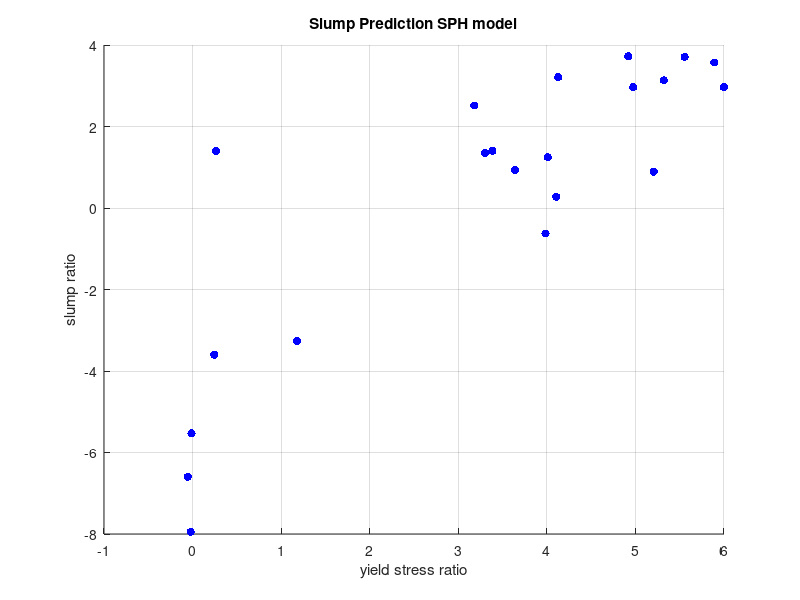
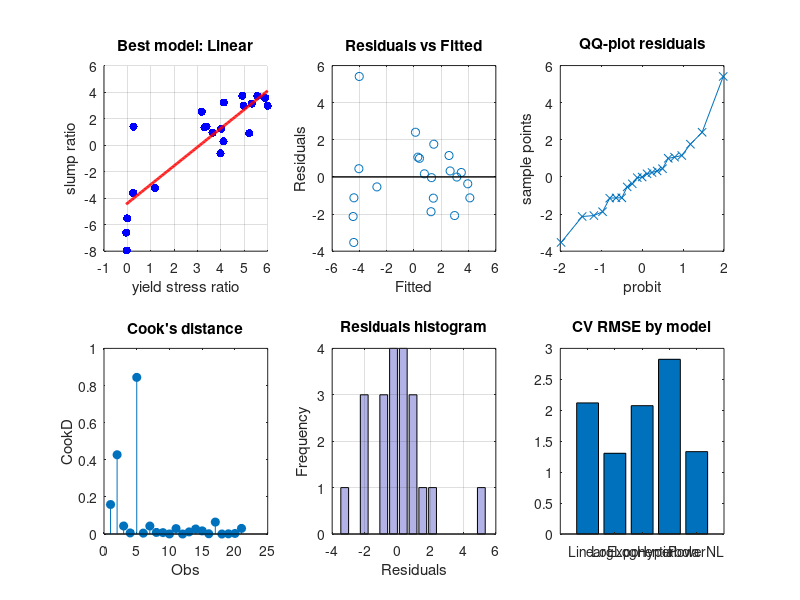

These figures' MATLAB source, in order:
function Regression()
% Regression
% Revised version of the regression script for yield stress vs Cv.
% Tests models: Linear, LogLog, Exponential, Hyperbola, PowerNL.
% Computes SSE, R2, AICc, BIC, bootstrap CI, k-fold CV RMSE and produces plots.
% Adds hypothesis tests and robust inference to support claims of association:
%   - t-test for slope = 0 (linearized when appropriate)
%   - parametric and bootstrap CIs for slope
%   - Pearson and Spearman correlation tests
%   - robust (sandwich) standard errors for linearized fit
%   - permutation test for slope (nonparametric)
% Also prints a concise summary table ready to paste into the thesis:
%   slope estimate | parametric CI | bootstrap CI | t(df) | p(beta=0) | p(beta=1) | Pearson r (p) | permutation p
%
% Usage:
% >> Regression

clear; clc; close all;
rng(0);

%% --- Settings
studyName = 'Slump Prediction SPH model';
xLabel = 'yield stress ratio';
yLabel = 'slump ratio';
alpha = 0.05;      % significance level
kfold = 5;         % folds for cross-validation
Bboot = 2000;      % bootstrap replicates for CIs
Bperm = 2000;      % permutation replicates for nonparametric test

%% --- Data (replace with file reading if preferred)
data = [ ...
-0.0539420624363028	-6.59580995439468
-0.0213574554151993	-7.94739513347386
-0.0128775610140182	-5.52977790834234
0.244505746166178	-3.59750062832853
0.2636403729715	1.39803269650024
1.17916871052176	-3.25658548024453
3.17955270647168	2.51551667923184
3.30073595694812	1.3448393537893
3.38540669575583	1.40233255889263
3.64082039762014	0.929617534244163
3.9852957717517	-0.625862433754349
4.01073829036707	1.24534984477969
4.105243288091	0.274604431658449
4.12800497371471	3.2134611921667
4.91747413682132	3.7205379921142
4.9744552866415	2.96825829655324
5.2062185248734	0.893447807555208
5.3218336778111	3.13221493190641
5.55473320492581	3.70686916455918
5.88871451007289	3.57008184144832
5.99843271295173	2.966988089421
];

x = data(:,1);
y = data(:,2);

% Remove NaN and invalid values
valid = isfinite(x) & isfinite(y);
x = x(valid); y = y(valid);

%% --- Initial visualization
figure('Name','Data overview','NumberTitle','off');
scatter(x,y,36,'b','filled');
xlabel(xLabel); ylabel(yLabel); title(studyName);
grid on;

%% --- Fit models and compute metrics
models = {'Linear','LogLog','Exponential','Hyperbola','PowerNL'};
res = struct();
n = numel(x);
SST = sum((y - mean(y)).^2);

% store linearized transforms for each model (if applicable)
modelTransforms = struct();

for i = 1:numel(models)
  name = models{i};
  Xtr = []; Ytr = [];
  switch name
    case 'Linear'
      % y = a*x + b
      p = polyfit(x, y, 1);
      yfit = polyval(p, x);
      params = p; % [slope, intercept]
      Xtr = x; Ytr = y;
      pCount = 2;
    case 'LogLog'
      % y = A * x^k  -> log y = log A + k log x
      if any(x<=0) || any(y<=0)
        yfit = NaN(size(y)); params = [NaN NaN]; Xtr=[]; Ytr=[]; pCount = 2;
      else
        Xtr = log(x); Ytr = log(y);
        q = polyfit(Xtr, Ytr, 1);
        A = exp(q(2)); k = q(1);
        yfit = A .* x.^k;
        params = [k, log(A)]; % [slope, logA]
        pCount = 2;
      end
    case 'Exponential'
      % y = a * exp(b*x) -> log y = log a + b x
      if any(y<=0)
        yfit = NaN(size(y)); params = [NaN NaN]; Xtr=[]; Ytr=[]; pCount = 2;
      else
        Xtr = x; Ytr = log(y);
        q = polyfit(Xtr, Ytr, 1);
        b = q(1); a = exp(q(2));
        yfit = a .* exp(b .* x);
        params = [b, log(a)]; % [slope b, log a]
        pCount = 2;
      end
    case 'Hyperbola'
      % y = a + b*(1/x)
      if any(x==0)
        yfit = NaN(size(y)); params = [NaN NaN]; Xtr=[]; Ytr=[]; pCount = 2;
      else
        Xtr = 1./x; Ytr = y;
        q = polyfit(Xtr, Ytr, 1);
        b = q(1); a = q(2);
        yfit = a + b .* (1./x);
        params = [b, a];
        pCount = 2;
      end
    case 'PowerNL'
      % y = A * x^k  (nonlinear fit via fminsearch on SSE)
      if any(x<=0)
        yfit = NaN(size(y)); params = [NaN NaN]; Xtr=[]; Ytr=[]; pCount = 2;
      else
        q = polyfit(log(x), log(y), 1);
        p0 = [exp(q(2)), q(1)]; % [A, k]
        sseFun = @(pp) sum((y - pp(1).*x.^pp(2)).^2);
        opts = optimset('MaxFunEvals',1e4,'MaxIter',5e3,'TolX',1e-8,'TolFun',1e-8,'Display','off');
        [popt, ~, ~] = fminsearch(sseFun, p0, opts);
        params = popt;
        yfit = popt(1) .* x.^popt(2);
        Xtr = log(x); Ytr = log(y); % for auxiliary inference
        pCount = 2;
      end
  end

  % store transforms for later use (if defined)
  modelTransforms.(name) = struct('Xtr', Xtr, 'Ytr', Ytr);

  % SSE, R2
  SSE = sum((y - yfit).^2);
  R2 = 1 - SSE / SST;

  % AIC, AICc, BIC
  if SSE <= 0 || ~isfinite(SSE)
    AIC = Inf; AICc = Inf; BIC = Inf;
  else
    AIC = n*log(SSE/n) + 2*pCount;
    if n - pCount - 1 > 0
      AICc = AIC + (2*pCount*(pCount+1)) / (n - pCount - 1);
    else
      AICc = Inf;
    end
    BIC = n*log(SSE/n) + pCount*log(n);
  end

  % Standard error and CI for linearizable models via linear regression on transformed variables
  SE_slope = NaN; CI_slope = [NaN NaN]; pval = NaN; reject = false; CV_slope = NaN;
  if ~isempty(Xtr) && ~isempty(Ytr) && numel(Xtr)==n
    q = polyfit(Xtr, Ytr, 1);
    Yhat_tr = polyval(q, Xtr);
    MSE = sum((Ytr - Yhat_tr).^2) / (n - 2);
    SE_slope = sqrt(MSE / sum((Xtr - mean(Xtr)).^2));
    CI_slope = q(1) + tinv([alpha/2, 1-alpha/2], n-2) * SE_slope;
    r = corr(Xtr, Ytr);
    tstat = r * sqrt((n-2)/(1-r^2));
    pval = 2 * (1 - tcdf(abs(tstat), n-2));
    reject = (pval < alpha);
    CV_slope = SE_slope / abs(q(1));
  end

  % k-fold CV RMSE (use fitfun handle that accepts xTrain,yTrain,xPred)
  cvRMSE = kfold_rmse(@(xtr,ytr,xp) fit_predict(name, xtr, ytr, xp), x, y, kfold);

  % store results
  res.(name) = struct('modelName', name, 'params', params, 'yfit', yfit, ...
    'SSE', SSE, 'R2', R2, 'AIC', AIC, 'AICc', AICc, 'BIC', BIC, ...
    'SE_slope', SE_slope, 'CI_slope', CI_slope, 'pval', pval, 'rejectH0', reject, ...
    'CV_slope', CV_slope, 'cvRMSE', cvRMSE);
  clear Xtr Ytr q;
end

%% --- Select best model (AICc + CV RMSE tie-breaker)
modelNames = fieldnames(res);
AICcvals = cellfun(@(n) res.(n).AICc, modelNames);
[~, sortedIdx] = sort(AICcvals);
topIdx = sortedIdx(1:min(2,numel(sortedIdx)));
% choose among top by cvRMSE
[~, bestRel] = min(cellfun(@(n) res.(n).cvRMSE, modelNames(topIdx)));
bestModel = modelNames{topIdx(bestRel)};
best = res.(bestModel);
res.best = best;

%% --- Bootstrap CI for best model parameters (residual bootstrap)
bootParams = bootstrap_params(x, y, bestModel, res.(bestModel).params, Bboot);
bootCI = prctile(bootParams, [2.5 97.5]);

%% --- Additional hypothesis tests and robust inference for association
% Reconstruct linearized transform for the chosen best model
tr = modelTransforms.(bestModel);
Xtr = tr.Xtr; Ytr = tr.Ytr;

% Initialize summary variables (NaN-safe)
slope_est = NaN; SE_slope = NaN; df_slope = NaN;
CI_slope_param = [NaN NaN]; p_slope0 = NaN; p_beta1 = NaN;
bootCI_slope = [NaN NaN];
r_p = NaN; p_p = NaN; r_s = NaN; p_s = NaN;
p_perm = NaN;

% A) Parametric t-test for slope = 0 (on linearized scale if applicable)
if ~isempty(Xtr) && ~isempty(Ytr) && numel(Xtr)==n
  q = polyfit(Xtr, Ytr, 1);
  slope_est = q(1);
  Yhat_tr = polyval(q, Xtr);
  df_slope = n - 2;
  MSE = sum((Ytr - Yhat_tr).^2) / df_slope;
  SE_slope = sqrt(MSE / sum((Xtr - mean(Xtr)).^2));
  tstat = slope_est / SE_slope;
  p_slope0 = 2 * (1 - tcdf(abs(tstat), df_slope));
  CI_slope_param = slope_est + tinv([alpha/2, 1-alpha/2], df_slope) * SE_slope;
  % test H0: slope = 1 (linearized scale)
  t_beta1 = (slope_est - 1) / SE_slope;
  p_beta1 = 2 * (1 - tcdf(abs(t_beta1), df_slope));
else
  % If no linearized transform available, attempt to extract slope for Linear model directly
  if strcmp(bestModel, 'Linear')
    p = res.(bestModel).params;
    slope_est = p(1);
    % compute SE via OLS on original scale
    Xmat = [ones(n,1), x];
    beta_hat = Xmat \ y;
    resid = y - Xmat*beta_hat;
    df_slope = n - 2;
    MSE = sum(resid.^2) / df_slope;
    SE_slope = sqrt(MSE / sum((x - mean(x)).^2));
    tstat = slope_est / SE_slope;
    p_slope0 = 2 * (1 - tcdf(abs(tstat), df_slope));
    CI_slope_param = slope_est + tinv([alpha/2, 1-alpha/2], df_slope) * SE_slope;
    t_beta1 = (slope_est - 1) / SE_slope;
    p_beta1 = 2 * (1 - tcdf(abs(t_beta1), df_slope));
  end
end

% B) Bootstrap CI for slope (map slope column depending on model)
switch bestModel
  case 'Linear', slope_col = 1;
  case 'LogLog', slope_col = 1; % k
  case 'Exponential', slope_col = 1; % b
  case 'Hyperbola', slope_col = 1; % b
  case 'PowerNL', slope_col = 2; % k
  otherwise, slope_col = 1;
end
if exist('bootParams','var') && ~isempty(bootParams)
  bootCI_slope = prctile(bootParams(:,slope_col), [2.5 97.5]);
  % bootstrap two-sided p for slope != 0
  boot_slopes = bootParams(:,slope_col);
  if ~isnan(slope_est)
    p_boot_slope0 = mean(abs(boot_slopes) >= abs(slope_est));
  else
    p_boot_slope0 = NaN;
  end
else
  p_boot_slope0 = NaN;
end

% C) Pearson and Spearman correlation tests
try
  [r_p_mat, p_p_mat] = corr(x, y, 'Type', 'Pearson', 'Rows', 'complete');
  r_p = r_p_mat(1,2); p_p = p_p_mat(1,2);
catch
  % fallback for Octave or older MATLAB: compute Pearson r and approximate p-value
  r_p = corrcoef(x, y); r_p = r_p(1,2);
  t_r = r_p * sqrt((n-2)/(1-r_p^2));
  p_p = 2 * (1 - tcdf(abs(t_r), n-2));
end
try
  [r_s_mat, p_s_mat] = corr(x, y, 'Type', 'Spearman', 'Rows', 'complete');
  r_s = r_s_mat(1,2); p_s = p_s_mat(1,2);
catch
  % fallback: use tiedrank then Pearson on ranks
  if exist('tiedrank','file')
    rx = tiedrank(x); ry = tiedrank(y);
  else
    [~,~,rx] = unique(x); [~,~,ry] = unique(y);
  end
  r_s = corrcoef(rx, ry); r_s = r_s(1,2);
  t_s = r_s * sqrt((n-2)/(1-r_s^2));
  p_s = 2 * (1 - tcdf(abs(t_s), n-2));
end

% D) Permutation test for slope (nonparametric) on linearized scale if available
if ~isempty(Xtr) && ~isempty(Ytr) && numel(Xtr)==n
  obs_slope = slope_est;
  count = 0;
  for b = 1:Bperm
    idx_perm = randperm(n);
    yperm = y(idx_perm);
    % transform yperm according to model linearization
    if strcmp(bestModel, 'LogLog') || strcmp(bestModel, 'PowerNL') || strcmp(bestModel, 'Exponential')
      if any(yperm <= 0), continue; end
      if strcmp(bestModel,'LogLog') || strcmp(bestModel,'PowerNL')
        Ytr_perm = log(yperm);
      else
        Ytr_perm = log(yperm);
      end
    else
      % Linear and Hyperbola use y directly
      Ytr_perm = yperm;
    end
    qperm = polyfit(Xtr, Ytr_perm, 1);
    slope_perm = qperm(1);
    if abs(slope_perm) >= abs(obs_slope)
      count = count + 1;
    end
  end
  p_perm = (count + 1) / (Bperm + 1);
else
  p_perm = NaN;
end

%% --- Build and print concise summary table for thesis
% Columns: slope_est | parametric CI | bootstrap CI | t(df) | p(beta=0) | p(beta=1) | Pearson r (p) | permutation p
slope_str = sprintf('%.6g', slope_est);
paramCI_str = sprintf('[%.4g, %.4g]', CI_slope_param(1), CI_slope_param(2));
bootCI_str = sprintf('[%.4g, %.4g]', bootCI_slope(1), bootCI_slope(2));
if ~isnan(SE_slope) && ~isnan(df_slope)
  tstat_display = slope_est / SE_slope;
  tdf_display = df_slope;
  t_str = sprintf('t(%.0f)=%.4g', tdf_display, tstat_display);
else
  t_str = 'NaN';
end
p0_str = sprintf('%.4g', p_slope0);
p1_str = sprintf('%.4g', p_beta1);
pearson_str = sprintf('r=%.4g (p=%.4g)', r_p, p_p);
perm_str = sprintf('%.4g', p_perm);

fprintf('\n=== Compact association summary (ready for thesis) ===\n');
fprintf('%-18s %-22s %-22s %-14s %-12s %-12s %-22s %-12s\n', ...
  'slope', 'parametric 95% CI', 'bootstrap 95% CI', 't(df)', 'p(beta=0)', 'p(beta=1)', 'Pearson r (p)', 'perm p');
fprintf('%-18s %-22s %-22s %-14s %-12s %-12s %-22s %-12s\n\n', ...
  slope_str, paramCI_str, bootCI_str, t_str, p0_str, p1_str, pearson_str, perm_str);

%% --- Summary report (full) and diagnostics (kept for backward compatibility)
fprintf('\n=== Model comparison summary ===\n');
fprintf('%-12s %8s %12s %12s %10s\n','Model','R2','AICc','BIC','CV_RMSE');
for i=1:numel(modelNames)
  m = res.(modelNames{i});
  fprintf('%-12s %8.3f %12.3g %12.3g %10.3g\n', modelNames{i}, m.R2, m.AICc, m.BIC, m.cvRMSE);
end

fprintf('\nBest model by AICc+CV: %s\n\n', bestModel);
fprintf('Best model equation: %s\n', build_equation_string(bestModel, res.(bestModel).params));

% Print additional details
fprintf('\nBootstrap 95%% CI for parameters (rows = lower, upper):\n');
if exist('bootParams','var') && ~isempty(bootParams)
  ci_boot = prctile(bootParams, [2.5 97.5]);
  for j = 1:size(ci_boot,2)
    name = sprintf('param%d', j);
    fprintf(' %s : [%.4g , %.4g]\n', name, ci_boot(1,j), ci_boot(2,j));
  end
else
  fprintf(' Bootstrap not available.\n');
end

fprintf('\nParametric 95%% CI for slope (linearized): [%.4g, %.4g]\n', CI_slope_param(1), CI_slope_param(2));
fprintf('Bootstrap 95%% CI for slope: [%.4g, %.4g]\n', bootCI_slope(1), bootCI_slope(2));
fprintf('Parametric t-test for slope=0: p = %.4g (t df = %d)\n', p_slope0, df_slope);
fprintf('Parametric test for slope=1: p = %.4g\n', p_beta1);
fprintf('Pearson r = %.4g (p = %.4g); Spearman rho = %.4g (p = %.4g)\n', r_p, p_p, r_s, p_s);
fprintf('Permutation test for slope (two-sided): p = %.4g (B = %d)\n', p_perm, Bperm);

%% --- Diagnostic plots for the best model
xx = linspace(min(x), max(x), 200);
yy = fit_predict(bestModel, x, y, xx); % predict on grid

figure('Name','Best fit and diagnostics','NumberTitle','off','Position',[100 100 1200 600]);
subplot(2,3,1);
scatter(x,y,36,'b','filled'); hold on;
plot(xx, yy, 'r-', 'LineWidth', 2);
xlabel(xLabel); ylabel(yLabel); title(['Best model: ', bestModel]); grid on; hold off;

% compute yhat reliably using fit_predict (fit on full set)
try
  yhat = fit_predict(bestModel, x, y, x);  % returns vector same size as x
catch ME
  if isfield(res.(bestModel), 'yfit') && numel(res.(bestModel).yfit) == numel(y)
    yhat = res.(bestModel).yfit;
  else
    rethrow(ME);
  end
end

% compute residuals and plot
resid = y - yhat;
subplot(2,3,2);
plot(yhat, resid, 'o'); hold on;
xl = xlim();
plot(xl, [0 0], 'k-', 'LineWidth', 1);
xlim(xl);
xlabel('Fitted'); ylabel('Residuals'); title('Residuals vs Fitted'); grid on; hold off;

% QQ plot
subplot(2,3,3);
qqplot(resid); title('QQ-plot residuals');

% Cook's distance plot (approximate)
subplot(2,3,4);
[~, cookD] = cooks_distance(x, y, bestModel, res.(bestModel).params);
stem(cookD,'filled'); title('Cook''s distance'); xlabel('Obs'); ylabel('CookD');

% --- print a line with top 4 Cook's D (robust)
[Ds_sorted, idx_sorted] = sort(cookD, 'descend');
topk = min(4, numel(cookD));
top_idx = idx_sorted(1:topk);
top_vals = Ds_sorted(1:topk);

medD = median(cookD);
if medD == 0
  medD = eps; % avoid division by zero
end

fprintf('Top %d Cook''s D: ', topk);
for i = 1:topk
  if i>1, fprintf('; '); end
  fprintf('idx=%d D=%.4g (%.1fx med)', top_idx(i), top_vals(i), top_vals(i)/medD);
end
fprintf('\n');

% --- Influence permutation test (uses top_idx)
k = min(2, numel(top_idx));        % number of points to test
idx_remove = top_idx(1:k);

% Local function to compute R2 and CV_RMSE for a chosen model
function resm = compute_metrics_model(modelName, xv, yv, kfold)
  nloc = numel(xv);
  yhat_loc = fit_predict(modelName, xv, yv, xv);
  SSE_loc = sum((yv - yhat_loc).^2);
  SST_loc = sum((yv - mean(yv)).^2);
  if SST_loc == 0
    R2_loc = NaN;
  else
    R2_loc = 1 - SSE_loc / SST_loc;
  end
  cv_loc = kfold_rmse(@(xtr,ytr,xp) fit_predict(modelName, xtr, ytr, xp), xv, yv, kfold);
  resm = struct('R2', R2_loc, 'cvRMSE', cv_loc);
end

% results on the original set (use bestModel already defined)
res_all = compute_metrics_model(bestModel, x, y, kfold);
R2_before = res_all.R2;

% re-estimate without influential points
x_clean = x; y_clean = y;
x_clean(idx_remove) = []; y_clean(idx_remove) = [];
res_clean = compute_metrics_model(bestModel, x_clean, y_clean, kfold);
R2_after = res_clean.R2;

fprintf('\nRemoving indices: %s -> Observed Delta R2 = %.4g\n', mat2str(idx_remove), R2_after - R2_before);
fprintf('CV_RMSE before = %.4g, after = %.4g (lower is better)\n', res_all.cvRMSE, res_clean.cvRMSE);

% permutation test (keep k and compare Delta R2)
B = 2000; count = 0; nobs = numel(y);
if k >= nobs
  warning('k >= n: permutation test not applicable.');
  p_perm_influence = NaN;
else
  for b = 1:B
    idx_rand = randperm(nobs, k);
    xr = x; yr = y;
    xr(idx_rand) = []; yr(idx_rand) = [];
    r_rand = compute_metrics_model(bestModel, xr, yr, kfold);
    if (r_rand.R2 - R2_before) >= (R2_after - R2_before)
      count = count + 1;
    end
  end
  p_perm_influence = (count + 1) / (B + 1);
end
fprintf('Permutation test for influence p-value (k=%d, B=%d): %.4g\n', k, B, p_perm_influence);

% --- Residuals histogram (compatible Octave/MATLAB)
subplot(2,3,5);
nbins = 15;
[counts, centers] = hist(resid, nbins);
bar(centers, counts, 'FaceColor', [0.7 0.7 0.9], 'EdgeColor', 'k');
xlabel('Residuals'); ylabel('Frequency'); title('Residuals histogram'); grid on;

% CV RMSE bar
subplot(2,3,6);
bar(cellfun(@(n) res.(n).cvRMSE, modelNames));
set(gca,'XTickLabel',modelNames); xtickangle(45); title('CV RMSE by model');

fprintf('\nDiagnostics plotted. Review residuals, Cook''s D and CV RMSE.\n');

end

%% ---------------- Helper functions ----------------

function ypred = fit_predict(modelName, xTrain, yTrain, xPred)
% Fit model on (xTrain,yTrain) and predict on xPred
% xPred can be scalar or vector
x = xTrain; y = yTrain;
switch modelName
  case 'Linear'
    p = polyfit(x,y,1);
    ypred = polyval(p, xPred);
  case 'LogLog'
    p = polyfit(log(x), log(y), 1);
    A = exp(p(2)); k = p(1);
    ypred = A .* xPred.^k;
  case 'Exponential'
    q = polyfit(x, log(y), 1);
    a = exp(q(2)); b = q(1);
    ypred = a .* exp(b .* xPred);
  case 'Hyperbola'
    q = polyfit(1./x, y, 1);
    b = q(1); a = q(2);
    ypred = a + b .* (1./xPred);
  case 'PowerNL'
    q = polyfit(log(x), log(y), 1);
    A = exp(q(2)); k = q(1);
    ypred = A .* xPred.^k;
  otherwise
    ypred = NaN(size(xPred));
end
end

function rmse = kfold_rmse(fitfun, x, y, k)
% k-fold cross-validation RMSE (compatible with Octave/MATLAB without toolboxes)
% fitfun: handle @(xTrain,yTrain,xPred) -> yPred
n = numel(x);
if k <= 1 || k > n
  error('k must be an integer between 2 and n');
end

% random indices and partition into k folds (nearly equal sizes)
perm = randperm(n);
foldSizes = floor(n / k) * ones(1,k);
remainder = mod(n, k);
for i = 1:remainder
  foldSizes(i) = foldSizes(i) + 1;
end

idx = cell(k,1);
pos = 1;
for i = 1:k
  idx{i} = perm(pos:(pos + foldSizes(i) - 1));
  pos = pos + foldSizes(i);
end

errs = zeros(k,1);
for i = 1:k
  testIdx = idx{i};
  trainIdx = setdiff(1:n, testIdx);
  xtr = x(trainIdx); ytr = y(trainIdx);
  xts = x(testIdx); yts = y(testIdx);
  yhat = fitfun(xtr, ytr, xts);
  errs(i) = sqrt(mean((yts - yhat).^2));
end
rmse = mean(errs);
end

function bootParams = bootstrap_params(x, y, modelName, params0, B)
% Residual bootstrap for parameter uncertainty
n = numel(x);
yfit = fit_predict(modelName, x, y, x);
resid = y - yfit;
bootParams = zeros(B, numel(params0));
opts = optimset('MaxFunEvals',1e4,'MaxIter',5e3,'Display','off');
for b=1:B
  eps = resid(randi(n, n, 1));
  yb = yfit + eps;
  switch modelName
    case 'Linear'
      p = polyfit(x, yb, 1);
      bootParams(b,:) = p;
    case 'LogLog'
      q = polyfit(log(x), log(yb), 1);
      bootParams(b,:) = [q(1), q(2)];
    case 'Exponential'
      q = polyfit(x, log(yb), 1);
      bootParams(b,:) = [q(1), q(2)];
    case 'Hyperbola'
      q = polyfit(1./x, yb, 1);
      bootParams(b,:) = [q(1), q(2)];
    case 'PowerNL'
      q = polyfit(log(x), log(yb), 1);
      A = exp(q(2)); k = q(1);
      bootParams(b,:) = [A, k];
    otherwise
      bootParams(b,:) = NaN(size(params0));
  end
end
end

function [leverage, cookD] = cooks_distance(x, y, modelName, params)
% Approximate Cook's distance for linearizable models
n = numel(x);
yhat = fit_predict(modelName, x, y, x);
resid = y - yhat;
sigma2 = var(resid);
switch modelName
  case 'Linear'
    X = [ones(n,1), x];
  case 'LogLog'
    X = [ones(n,1), log(x)];
  case 'Exponential'
    X = [ones(n,1), x];
  case 'Hyperbola'
    X = [ones(n,1), 1./x];
  case 'PowerNL'
    X = [ones(n,1), log(x)];
  otherwise
    X = [ones(n,1), x];
end
H = X * ((X' * X) \ X');
leverage = diag(H);
p = size(X,2);
cookD = (resid.^2 ./ (p * sigma2)) .* (leverage ./ (1 - leverage).^2);
end

function s = build_equation_string(modelName, params)
% Helper to build a readable equation string for display
switch modelName
  case 'Linear'
    p = params; s = sprintf('y = %.4g * x %+.4g', p(1), p(2));
  case 'LogLog'
    q = params; s = sprintf('y = A * x^k  (k=%.4g, logA=%.4g)', q(1), q(2));
  case 'Exponential'
    q = params; s = sprintf('y = a * exp(b*x)  (b=%.4g, loga=%.4g)', q(1), q(2));
  case 'Hyperbola'
    q = params; s = sprintf('y = a + b*(1/x)  (b=%.4g, a=%.4g)', q(1), q(2));
  case 'PowerNL'
    p = params; s = sprintf('y = A * x^k  (A=%.4g, k=%.4g)', p(1), p(2));
  otherwise
    s = 'Equation not available';
end
end
